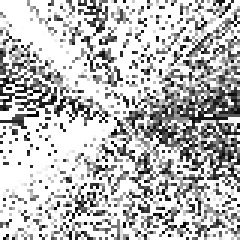
#> input picture thalamus-sorter/00003-layernorm-embeddings/test1_layernorm_rmsnorm_dims2_100k.png, 80 x 80 px, given in place of the camera (shown 3 times larger)
$ python spatial_coherence.py   (older library calls are emulated)
#> lines starting #> are read from the running program, lines starting #| are printed output that depends on the picture
import cv2
import math
import numpy as np
import random

CAMERA_DIM = (64//4, 48//4)

def get_gray_image(cap):

    # Capture a frame from the camera
    ret = False

    # Continuously capture frames from the camera until a valid frame is available
    while True:
        # Capture a frame from the camera
        ret, frame = cap.read()

        # Check if the frame is valid
        if ret:
            break
        #cv2.waitKey(10)

    # Resize the frame to a smaller size
    resized_frame = cv2.resize(frame, CAMERA_DIM)

    # Convert the resized frame to grayscale
    gray_frame = cv2.cvtColor(resized_frame, cv2.COLOR_BGR2GRAY)

    # Flatten the grayscale frame to a one-dimensional numpy array
    gray_vector = np.ravel(gray_frame) / 255.0
    #gray_vector = gray_frame / 255.0

    return gray_vector

def show(gray_vector):
    # Reshape the flattened grayscale frame to its original size
    gray_frame = np.reshape(gray_vector, (CAMERA_DIM[1], CAMERA_DIM[0]))

    # Normalize the grayscale frame to the range of 0 to 255
    normalized_frame = cv2.normalize(
        gray_frame, None, 0, 255, cv2.NORM_MINMAX, dtype=cv2.CV_8U)

    # Display the normalized frame as an image
    cv2.imshow("Normalized Frame", normalized_frame)
    cv2.waitKey(1)


def total_variation_loss(Y):
    Y = np.reshape(Y, (CAMERA_DIM[1], CAMERA_DIM[0]))
    horizontal_diff = np.abs(Y[:-1, :] - Y[1:, :]).sum()
    vertical_diff = np.abs(Y[:, :-1] - Y[:, 1:]).sum()
    return horizontal_diff + vertical_diff

def compute_gradient(Y, W1):
    Y = np.reshape(Y, (CAMERA_DIM[1], CAMERA_DIM[0]))
    horizontal_diff = Y[:-1, :] - Y[1:, :]
    vertical_diff = Y[:, :-1] - Y[:, 1:]

    dLdY = np.zeros_like(Y)
    dLdY[:-1, :] += horizontal_diff
    dLdY[1:, :] -= horizontal_diff
    dLdY[:, :-1] += vertical_diff
    dLdY[:, 1:] -= vertical_diff
    dLdY = np.reshape(dLdY, (CAMERA_DIM[1], CAMERA_DIM[0]))

    dLdW1 = np.dot(np.ravel(dLdY), W1.T)
    return dLdW1

def optimize_weights(L1, W1, learning_rate, epochs):
    for epoch in range(epochs):
        Y = np.dot(W1, L1) # Forward pass
        loss = total_variation_loss(Y)
        #print(f"Epoch {epoch + 1}, Loss: {loss:.6f}")

        gradient = compute_gradient(Y, W1)
        W1 -= learning_rate * gradient # Update weights
    return Y


def tick():
    learning_rate = 0.001
    epochs = 1000
    input_dim = np.prod(CAMERA_DIM)
    output_dim = input_dim
    cap = cv2.VideoCapture(0)
    tick = 0
    W1 = np.eye(input_dim, output_dim)
    np.random.shuffle(W1)
    while True:
        tick += 1
        L1 = get_gray_image(cap)
#> in get_gray_image, frame is the input picture: shape (80, 80, 3); min 0, max 255, mean 186.7
#> in get_gray_image, `gray_vector = np.ravel(gray_frame) / 255.0`: gray_vector = 192 values, max 1 at index 0, min 0.0431 at index 143, mean 0.745
#> L1 has the same summary as gray_vector in get_gray_image
        Y = optimize_weights(L1, W1, learning_rate, epochs)
#> the loop in optimize_weights, `for epoch in range(epochs):` made 1000 passes
#> pass 1, in optimize_weights, `W1 -= learning_rate * gradient`:
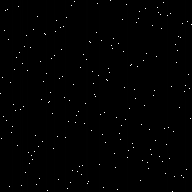
#> W1: shape (192, 192) float64; min -0.00222, max 1, mean 0.00521; drawn with min black and max white
#> after the loop in optimize_weights, `for epoch in range(epochs):`:
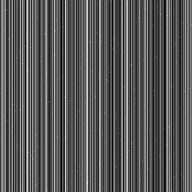
#> W1: shape (192, 192) float64; min -10.92, max -4.57, mean -8.7; drawn with min black and max white
#> Y = 192 values, max -1242.7 at index 6, min -1243.6 at index 60, mean -1242.9
        show(Y)

        cv2.waitKey(1)
    cap.release()
    cv2.destroyAllWindows()


if __name__ == '__main__':
   tick()

$ run again, on thalamus-sorter/00003-layernorm-embeddings/test4_rmsnorm_dims16_500k.png
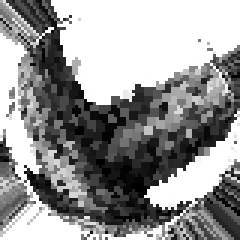
#> input picture thalamus-sorter/00003-layernorm-embeddings/test4_rmsnorm_dims16_500k.png, 80 x 80 px, given in place of the camera (shown 3 times larger)
#> in get_gray_image, frame is the input picture: shape (80, 80, 3); min 0, max 255, mean 150.2
#> gray_vector = 192 values, max 1 at index 4, min 0.00784 at index 101, mean 0.581
#> L1 has the same summary as gray_vector in get_gray_image
#> after the loop in optimize_weights, `for epoch in range(epochs):`:
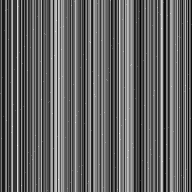
#> W1: shape (192, 192) float64; min 9.61, max 17.29, mean 12.61; drawn with min black and max white
#> Y = 192 values, max 1404.1 at index 3, min 1403.1 at index 22, mean 1403.6

$ run again, on thalamus-sorter/00003-layernorm-embeddings/test5_rmsnorm_margin0_dims16_500k.png
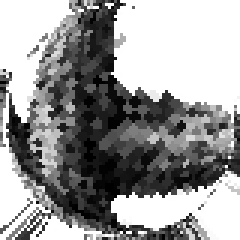
#> input picture thalamus-sorter/00003-layernorm-embeddings/test5_rmsnorm_margin0_dims16_500k.png, 80 x 80 px, given in place of the camera (shown 3 times larger)
#> in get_gray_image, frame is the input picture: shape (80, 80, 3); min 0, max 255, mean 154.7
#> gray_vector = 192 values, max 1 at index 0, min 0.00784 at index 151, mean 0.612
#> L1 has the same summary as gray_vector in get_gray_image
#> after the loop in optimize_weights, `for epoch in range(epochs):`:
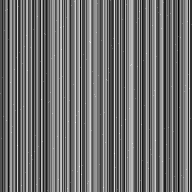
#> W1: shape (192, 192) float64; min -7.44, max 0.164, mean -4.14; drawn with min black and max white
#> Y = 192 values, max -496.1 at index 1, min -497.1 at index 154, mean -496.5
